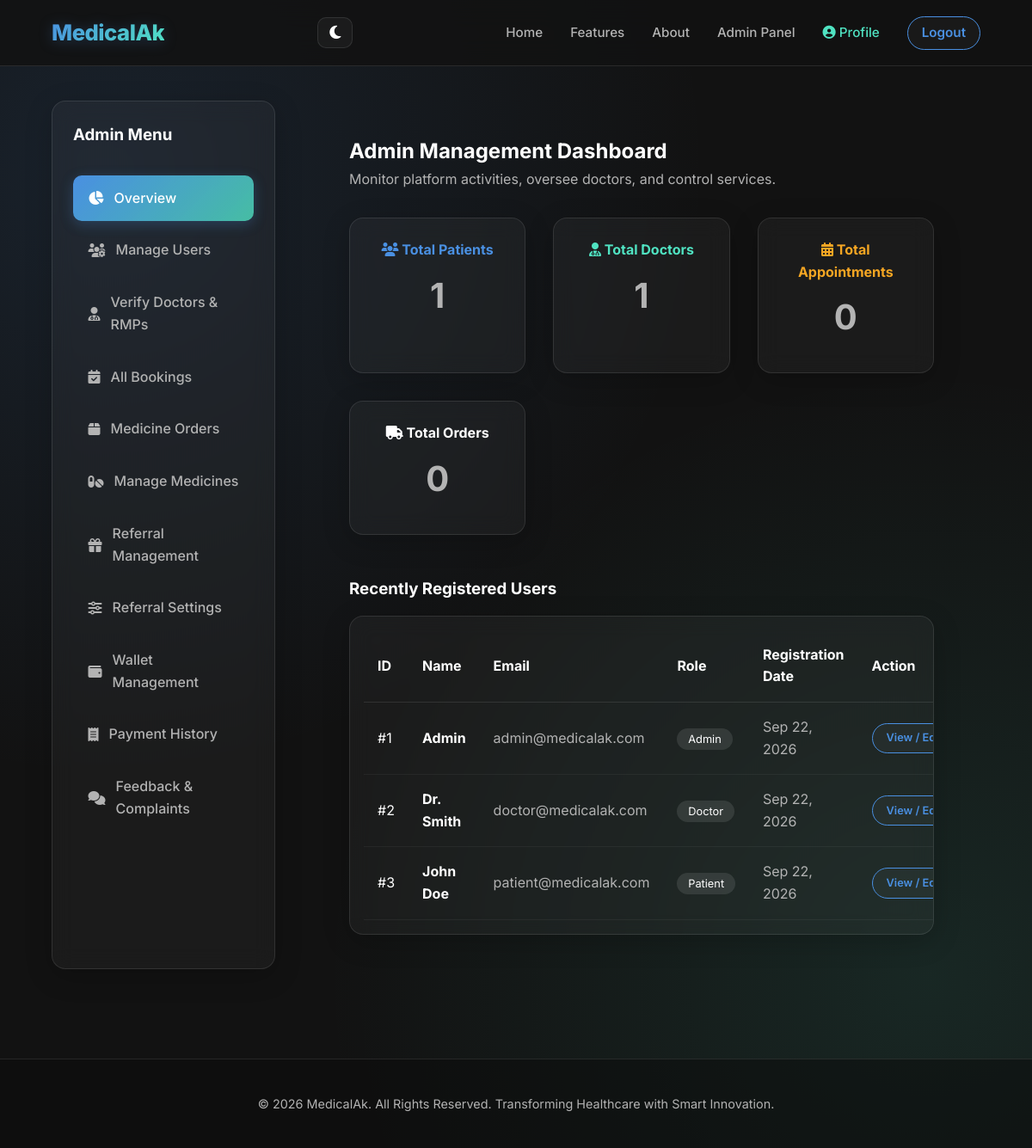
Page /admin_dashboard.php (signed in) on the committed database.
### tables this page shows
CREATE TABLE IF NOT EXISTS users (
    id INT AUTO_INCREMENT PRIMARY KEY,
    name VARCHAR(100) NOT NULL,
    email VARCHAR(100) UNIQUE NOT NULL,
    phone VARCHAR(15) NOT NULL,
    password VARCHAR(255) NOT NULL,
    role ENUM('patient', 'doctor', 'rmp', 'admin') DEFAULT 'patient',
    specialization VARCHAR(100) DEFAULT NULL,  
    latitude DECIMAL(10,8) DEFAULT NULL,  
    longitude DECIMAL(11,8) DEFAULT NULL,
    created_at TIMESTAMP DEFAULT CURRENT_TIMESTAMP
);

### admin_dashboard.php (the view, shortened to what this page needs)
<?php
require_once 'config.php';
include 'includes/header.php';
$total_patients = $conn->query("SELECT COUNT(*) as count FROM users WHERE role='patient'")->fetch_assoc()['count'];
$total_doctors = $conn->query("SELECT COUNT(*) as count FROM users WHERE role='doctor'")->fetch_assoc()['count'];
$total_appointments = $conn->query("SELECT COUNT(*) as count FROM appointments")->fetch_assoc()['count'];
$total_orders = $conn->query("SELECT COUNT(*) as count FROM orders")->fetch_assoc()['count'];
$latest_users = $conn->query("SELECT id, name, email, role, created_at FROM users ORDER BY created_at DESC LIMIT 5");
?>
<div class="dashboard-layout">
    <aside class="sidebar glass-panel">
        <h3 class="sidebar-title" style="margin-bottom: 2rem;">Admin Menu</h3>
        <ul class="sidebar-menu">
            <li><a href="admin_dashboard.php" class="active"><i class="fas fa-chart-pie"></i> Overview</a></li>
            <li><a href="admin_users.php"><i class="fas fa-users-cog"></i> Manage Users</a></li>
            <li><a href="admin_verify.php"><i class="fas fa-user-md"></i> Verify Doctors & RMPs</a></li>
            <li><a href="admin_bookings.php"><i class="fas fa-calendar-check"></i> All Bookings</a></li>
            <li><a href="admin_orders.php"><i class="fas fa-box"></i> Medicine Orders</a></li>
            <li><a href="admin_medicines.php"><i class="fas fa-pills"></i> Manage Medicines</a></li>
            <li><a href="admin_referrals.php"><i class="fas fa-gift"></i> Referral Management</a></li>
            <li><a href="admin_referral_settings.php"><i class="fas fa-sliders-h"></i> Referral Settings</a></li>
            <li><a href="admin_wallets.php"><i class="fas fa-wallet"></i> Wallet Management</a></li>
            <li><a href="payment_history.php"><i class="fas fa-receipt"></i> Payment History</a></li>
            <li><a href="admin_feedback.php"><i class="fas fa-comments"></i> Feedback & Complaints</a></li>
        </ul>
    </aside>
    <main class="dashboard-content">
        <h2>Admin Management Dashboard</h2>
        <p style="color: var(--text-secondary); margin-bottom: 2rem;">Monitor platform activities, oversee doctors, and control services.</p>
        <div class="features-grid" style="margin-top: 1rem;">
            <div class="feature-card glass-panel" style="padding: 1.5rem; text-align: center;">
                <h4 style="color: var(--primary-color);"><i class="fas fa-users"></i> Total Patients</h4>
                <p style="font-size: 2.5rem; font-weight: bold; margin: 0.5rem 0;"><?php echo $total_patients; ?></p>
            </div>
            <div class="feature-card glass-panel" style="padding: 1.5rem; text-align: center;">
                <h4 style="color: var(--secondary-color);"><i class="fas fa-user-md"></i> Total Doctors</h4>
                <p style="font-size: 2.5rem; font-weight: bold; margin: 0.5rem 0;"><?php echo $total_doctors; ?></p>
            </div>
            <div class="feature-card glass-panel" style="padding: 1.5rem; text-align: center;">
                <h4 style="color: var(--accent);"><i class="fas fa-calendar-alt"></i> Total Appointments</h4>
                <p style="font-size: 2.5rem; font-weight: bold; margin: 0.5rem 0;"><?php echo $total_appointments; ?></p>
            </div>
            <div class="feature-card glass-panel" style="padding: 1.5rem; text-align: center;">
                <h4 style="color: #fff;"><i class="fas fa-truck"></i> Total Orders</h4>
                <p style="font-size: 2.5rem; font-weight: bold; margin: 0.5rem 0;"><?php echo $total_orders; ?></p>
            </div>
        </div>
        <h3 style="margin-top: 3rem; margin-bottom: 1rem;">Recently Registered Users</h3>
        <div class="glass-panel" style="overflow-x: auto; padding: 1rem;">
            <table style="width: 100%; text-align: left; border-collapse: collapse;">
                <thead>
                    <tr style="border-bottom: 1px solid var(--glass-border);">
                        <th style="padding: 1rem;">ID</th>
                        <th style="padding: 1rem;">Name</th>
                        <th style="padding: 1rem;">Email</th>
                        <th style="padding: 1rem;">Role</th>
                        <th style="padding: 1rem;">Registration Date</th>
                        <th style="padding: 1rem;">Action</th>
                    </tr>
                </thead>
                <tbody>
                    <?php if ($latest_users && $latest_users->num_rows > 0): ?>
                        <?php while($u = $latest_users->fetch_assoc()): ?>
                            <tr style="border-bottom: 1px solid rgba(255,255,255,0.05);">
                                <td style="padding: 1rem;">#<?php echo $u['id']; ?></td>
                                <td style="padding: 1rem; font-weight: bold;"><?php echo htmlspecialchars($u['name']); ?></td>
                                <td style="padding: 1rem; color: var(--text-secondary);"><?php echo htmlspecialchars($u['email']); ?></td>
                                <td style="padding: 1rem;">
                                    <span style="background: rgba(255,255,255,0.1); padding: 0.3rem 0.8rem; border-radius: 20px; font-size: 0.8rem; text-transform: capitalize;">
                                        <?php echo htmlspecialchars($u['role']); ?>
                                    </span>
                                </td>
                                <td style="padding: 1rem; color: var(--text-secondary);"><?php echo date('M d, Y', strtotime($u['created_at'])); ?></td>
                                <td style="padding: 1rem;"><a href="#" class="btn btn-outline" style="font-size: 0.8rem; padding: 0.4rem 1rem;">View / Edit</a></td>
                            </tr>
                        <?php endwhile; ?>
                    <?php else: ?>
                        <tr><td colspan="6" style="padding: 1rem; text-align: center;">No users found.</td></tr>
                    <?php endif; ?>
                </tbody>
            </table>
        </div>
    </main>
</div>
<?php include 'includes/footer.php'; ?>

### includes/header.php (shortened to what this page needs)
<!DOCTYPE html>
<html lang="en">
<head>
    <link rel="stylesheet" href="https://cdnjs.cloudflare.com/ajax/libs/font-awesome/6.5.1/css/all.min.css">
    <link rel="stylesheet" href="css/style.css">
</head>
<body>
    <header>
        <a href="index.php" class="logo">MedicalAk</a>
        <div class="header-actions">
            <button class="theme-toggle" id="themeToggle" aria-label="Toggle Dark/Light Mode" title="Toggle Dark/Light Mode">
                <i class="fas fa-moon" id="themeIcon"></i>
            </button>
        </div>
        <nav id="navMenu">
            <ul>
                <li><a href="index.php">Home</a></li>
                <li><a href="index.php#features">Features</a></li>
                <li><a href="index.php#about">About</a></li>
                <?php if(isset($_SESSION['user_id'])): ?>
                    <?php if($_SESSION['role'] == 'patient'): ?>
                        <li><a href="patient_dashboard.php">Dashboard</a></li>
                    <?php elseif($_SESSION['role'] == 'doctor'): ?>
                        <li><a href="doctor_dashboard.php">Dashboard</a></li>
                    <?php elseif($_SESSION['role'] == 'admin'): ?>
                        <li><a href="admin_dashboard.php">Admin Panel</a></li>
                    <?php elseif($_SESSION['role'] == 'rmp'): ?>
                        <li><a href="rmp_dashboard.php">RMP Panel</a></li>
                    <?php endif; ?>
                    <li><a href="profile.php" style="color: var(--secondary-color);"><i class="fas fa-user-circle"></i> Profile</a></li>
                    <li><a href="logout.php" class="btn btn-outline" style="padding: 0.4rem 1rem;">Logout</a></li>
                <?php else: ?>
                    <li><a href="login.php" class="btn btn-outline">Login</a></li>
                    <li><a href="register.php" class="btn btn-primary">Sign Up</a></li>
                <?php endif; ?>
            </ul>
        </nav>
    </header>
    <main>

### includes/footer.php (shortened to what this page needs)
    </main>
    <footer>
        <p>&copy; <?php echo date("Y"); ?> MedicalAk. All Rights Reserved. Transforming Healthcare with Smart Innovation.</p>
    </footer>
</body>
</html>

### rows in the picture
users: id "1", name "Admin", email "admin@medicalak.com", role "Admin", created_at "Sep 22, 2026"
users: id "2", name "Dr. Smith", email "doctor@medicalak.com", role "Doctor", created_at "Sep 22, 2026"
users: id "3", name "John Doe", email "patient@medicalak.com", role "Patient", created_at "Sep 22, 2026"

### other values in the picture
$total_patients "1"
$total_doctors "1"
$total_appointments "0"
$total_orders "0"
